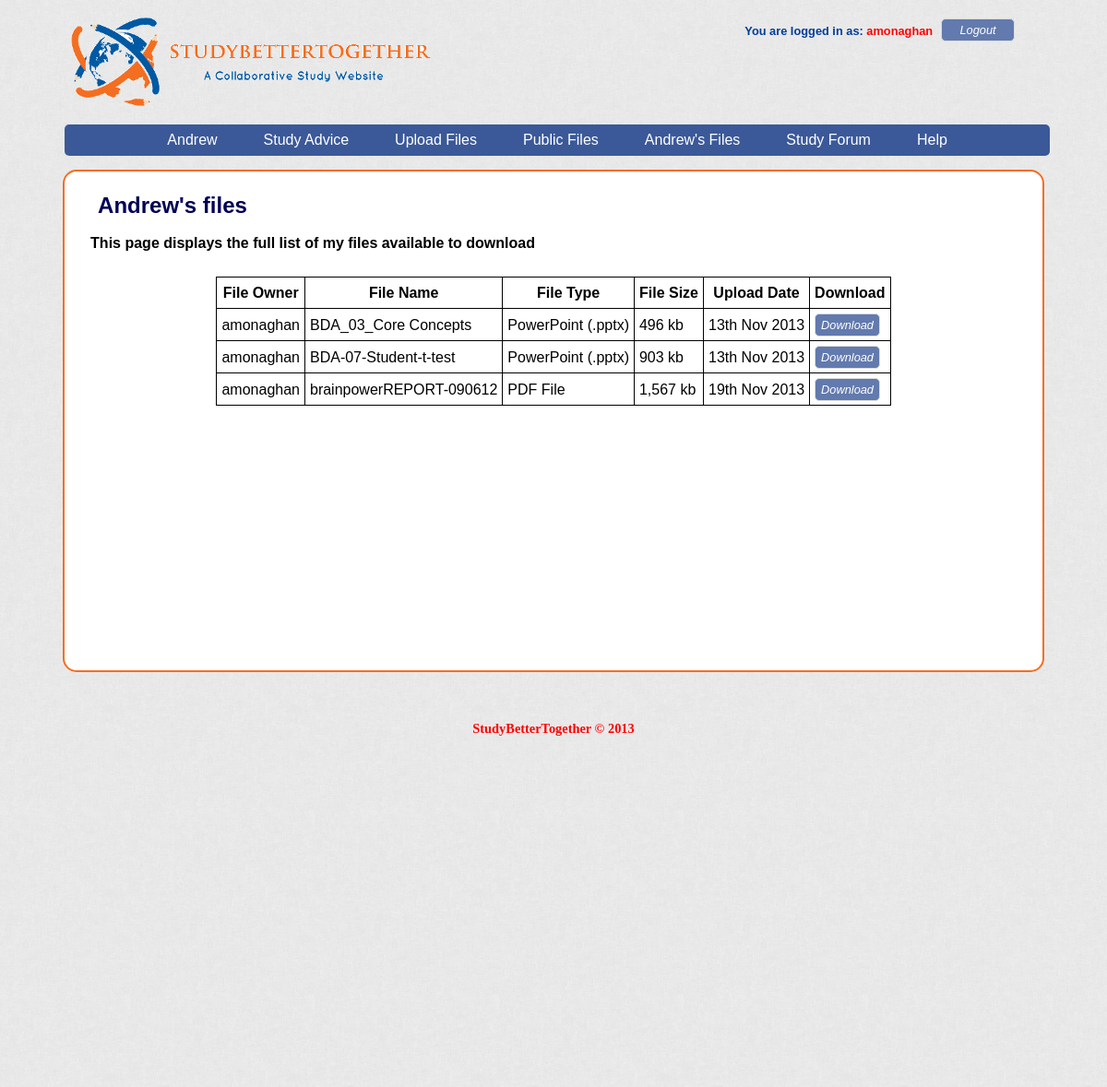
The app's page /personalfilelist.php (signed in), older data.
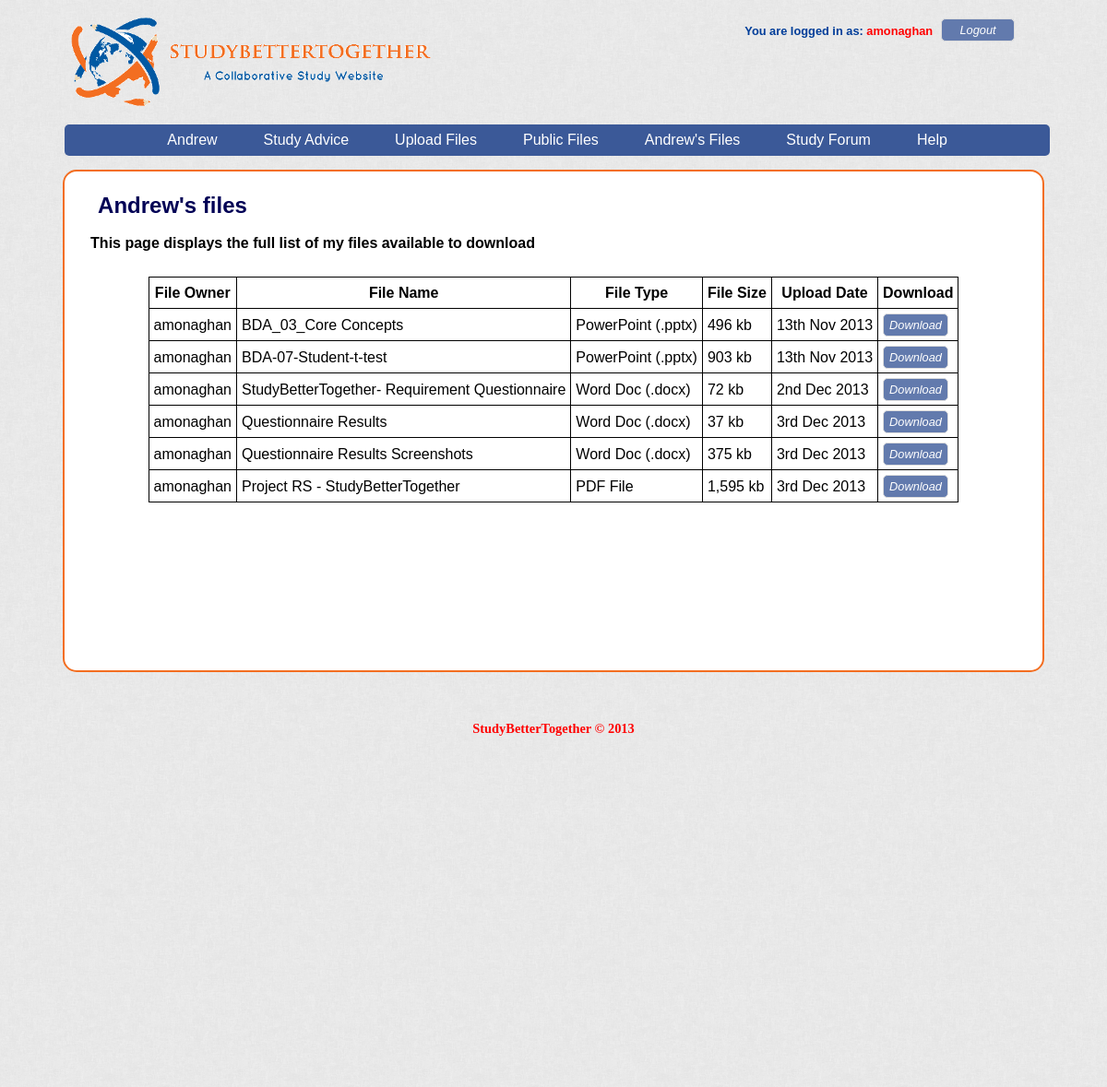
The same page, newer data.
### tables this page shows
CREATE TABLE IF NOT EXISTS `files` (
  `file_id` int(11) NOT NULL AUTO_INCREMENT,
  `user_id` int(11) NOT NULL,
  `sharing_status` varchar(20) NOT NULL,
  `file_name` varchar(255) NOT NULL,
  `file_type_id` int(10) NOT NULL,
  `file_path` varchar(255) NOT NULL,
  `file_size` varchar(50) NOT NULL,
  `description` text,
  `subject` varchar(255) DEFAULT NULL,
  `upload_date` datetime NOT NULL DEFAULT CURRENT_TIMESTAMP,
  PRIMARY KEY (`file_id`),
  KEY `user_id` (`user_id`),
  KEY `file_type_id` (`file_type_id`)
);

CREATE TABLE IF NOT EXISTS `users` (
  `user_id` int(11) NOT NULL AUTO_INCREMENT,
  `first_name` varchar(255) NOT NULL,
  `last_name` varchar(255) NOT NULL,
  `username` varchar(255) NOT NULL,
  `email` varchar(255) NOT NULL,
  `account_type` varchar(8) NOT NULL DEFAULT 'Student',
  `password` varchar(100) NOT NULL,
  `register_date` datetime NOT NULL DEFAULT CURRENT_TIMESTAMP,
  `register_code` varchar(100) DEFAULT NULL,
  PRIMARY KEY (`user_id`),
  UNIQUE KEY `email` (`email`),
  UNIQUE KEY `username` (`username`)
);

CREATE TABLE IF NOT EXISTS `allowed_file_types` (
  `file_type_id` int(10) NOT NULL AUTO_INCREMENT,
  `file_ext` varchar(10) NOT NULL,
  `file_short_name` varchar(255) NOT NULL,
  `file_description` varchar(255) NOT NULL,
  PRIMARY KEY (`file_type_id`),
  KEY `file_id` (`file_type_id`)
);

### includes/functionality/sessionManagement.php (called while the page is built, shortened)
<?php
if (isset ( $_SESSION ['username'] )) {
	$username = $_SESSION ['username'];
	$firstname = $_SESSION ['firstname'];
}
else {
	closeMySql($db_con, $sessionSearch);
	session_destroy();
	header ( 'Location:http://localhost/studybettertogether/' );
	exit();
}
?>

### includes/db/sql_functions.php (called while the page is built, shortened)
<?php
function newQuery($db_con, $query){
	$result = mysqli_query($db_con, $query);
	return $result;
}

### personalfilelist.php (the view, shortened to what this page needs)
<?php require_once 'includes/html_template/header.php';?>
<?php
echo "<h2 class = \"mainPageHeading\"> $firstname's files </h2>";
$personalFiles = newQuery ( $db_con, "SELECT username, file_name, file_short_name, file_size, DATE_FORMAT(DATE(upload_date),'%D %b %Y') AS new_date, file_path FROM files INNER JOIN users ON files.user_id = users.user_id INNER JOIN allowed_file_types ON files.file_type_id = allowed_file_types.file_type_id WHERE sharing_status = 'private' AND username ='$username'" );
if (mysqli_num_rows ( $personalFiles ) >= 1) {
	echo <<<_Table
	<h5>This page displays the full list of my files available to download</h5> <br />
	<table>
	<tr>
	<th>File Owner</th>
	<th>File Name</th>
	<th>File Type</th>
	<th>File Size</th>
	<th>Upload Date</th>
	<th>Download</th>
	</tr>
_Table;
	while ( $row = mysqli_fetch_array ( $personalFiles ) ) {
		echo "<tr><td>" . htmlentities ( $row ["username"] ) . "</td>";
		echo "<td>" . htmlentities ( $row ["file_name"] ) . "</td>";
		echo "<td>" . htmlentities ( $row ["file_short_name"] ) . "</td>";
		echo "<td>" . htmlentities ( $row ["file_size"] ) . "</td>";
		echo "<td>" . htmlentities ( $row ["new_date"] ) . "</td>";
		echo "<td>" . ProtectURL(( $row ["file_path"] )) ."</td></tr>\n";
	}
	echo "</table>";
}
else {
	echo "<h4> Sorry $firstname. You don't have any personal files uploaded. Click <a href ='upload.php'>Here</a> to upload a file</h4>";
}
?>
<?php require_once 'includes/html_template/footer.php';?>

### includes/html_template/header.php (shortened to what this page needs)
<?php
require_once 'includes/db/sql_functions.php';
require_once 'includes/functionality/common_functions.php';
require_once 'includes/functionality/sessionManagement.php';
?>
<!DOCTYPE html>
<html lang="en">
<head>
		<link rel="stylesheet" href="css\reset.css" />
		<link rel="stylesheet" href="css\style.css" />
</head>
<body>
<div id="outer_header_wrapper">
	<header>
		<div id="main_header">
			<img src="img/sbt2.PNG" alt="logo">
			<span id="logout" onClick="return confirm('Are you sure you want to logout?');">
			<?php echo "<p>You are logged in as: <strong> $username </strong></p> <a href='includes/functionality/logout.php'><button>Logout</button></a>" ?>
			</span>
						<nav>
					<ul>
						<li><a href="profile.php"><?php echo "$firstname" ?></a>
						</li>
						<li><a href="study.php">Study Advice</a>
						</li>
						<li><a href="upload.php">Upload Files</a>
						</li>
						<li><a href="searchPublicfiles.php">Public Files</a>
						</li>
						<li><a href="searchPersonalfiles.php"><?php echo "$firstname's Files"?></a>
						</li>
						<li><a href="studyforum.php">Study Forum</a></li>
						<li id="rightMenu"><a href="help.php">Help</a></li>
					</ul>
				</nav>
			</div>
</header>
</div>
<div id="outer_content_wrapper">
<div id="inner_content_wrapper">
<div id="main_content">

### includes/functionality/common_functions.php (shortened to what this page needs)
<?php
function ProtectURL ($file_path){
	$file_path = htmlentities($file_path);
	$downloadlink = "<a style =\"cursor: pointer\" onclick =\"javascript: window.location = "."'". $file_path . "';\"". "><button class=\"filesBtn\">Download</button></a>";
	return $downloadlink;
}
?>

### includes/html_template/footer.php (shortened to what this page needs)
		</div>
		</div>
		</div>
<div id="outer_footer_wrapper">
		<footer id="main_footer">
			<p>StudyBetterTogether &copy; 2013</p>
		</footer>
	</div>
</body>
</html>

### css/style.css (style rules this page uses)
h2 { font-size:1.5em; font-weight: bold; padding: .4em; }
h5 { font-size:1em; font-weight: bold; padding: .1em; }
p { font-size:0.9em; padding: .1em; }
#outer_header_wrapper { width: 100%; }
#outer_content_wrapper { width: 100%; background-image: url("../img/background.png"); min-height: 400px; }
#inner_content_wrapper { width: 1060px; margin: 0 auto; overflow: auto; background-color: #FFFFFF; border-radius: 15px; -moz-border-radius: 15px; -webkit-border-radius: 15px; -o-border-radius: 15px; border: 2px solid #F36E21; }
#outer_footer_wrapper { width: 100%; background-image: url("../img/background.png"); min-height: 400px; padding-top: 50px; }
#main_content { width: 95%; margin: 0 auto 20px auto; padding: 1% 0%; min-height: 500px; }
body { height: 100%; font-family: 'Trebuchet MS', Trebuchet, 'Lucida Sans Unicode', 'Lucida Grande', 'Lucida Sans', Arial, sans-serif; line-height:1.45; text-align:justify; background-image: url("../img/background.png"); }
#main_header { width: 1060px; margin: 0% auto; padding: 1% 0 0 0; }
#main_header nav { margin: 0.5% auto; font-size: 1em; height: 43px; text-align: center; }
#main_header nav ul { width: 97%; background: #3B5998; padding: 0 20px; border-radius: 5px; -moz-border-radius: 5px; -webkit-border-radius: 5px; -o-border-radius: 5px; list-style: none; position: relative; display: inline-table; min-height: 33px; }
#main_header nav ul li { text-align: center; display: inline-block; }
#main_header nav ul li a { display: block; padding: 5px 25px; color: #FFFFFF; text-decoration: none; }
#main_header nav ul:after { content: ""; clear: both; display: block; }
table tr, table td { border: solid black 1px; padding: 5px; }
table th { border: solid black 1px; font-size: 1em; text-align: center; padding: 5px; }
table { margin: 0 auto; }
form input[type = "submit"], a button { background: #627AAD; color: #FFFFFF; font-size: 0.8em; font-style:italic; border: 1px solid #ddd; -moz-border-radius: 5px; -webkit-border-radius: 5px; -o-border-radius: 5px; border-radius: 5px; height: 25px; margin-bottom: -1px; vertical-align: bottom; }
#main_footer p { font-size: 0.9em; text-align: center; font-family:"Times New Roman", Times, serif; color: red; font-weight: bold; }
strong { font-style: normal; font-weight: bold; }
#logout p { color: #003D99; display: inline; font-size: 0.8em; margin-right: 4px; font-weight: bold; }
#logout p strong { font-weight: bold; color: red; }
#logout button { width: 80px; }
.mainPageHeading { color: #000055; }
#login, #logout, #returnHome { float: right; margin-right: 30px; height: 40px; padding-top: 8px; }

Row changes from the older to the newer data that the page shows:
changed files: file_name "brainpowerREPORT-090612" → "StudyBetterTogether- Requirement Questionnaire"; file_type.file_short_name "PDF File" → "Word Doc (.docx)"; file_size "1,567 kb" → "72 kb"; new_date "19th Nov 2013" → "2nd Dec 2013"
added files: user.username "amonaghan", file_name "Questionnaire Results", file_type.file_short_name "Word Doc (.docx)", file_size "37 kb", new_date "3rd Dec 2013"
added files: user.username "amonaghan", file_name "Questionnaire Results Screenshots", file_type.file_short_name "Word Doc (.docx)", file_size "375 kb", new_date "3rd Dec 2013"
added files: user.username "amonaghan", file_name "Project RS - StudyBetterTogether", file_type.file_short_name "PDF File", file_size "1,595 kb", new_date "3rd Dec 2013"
